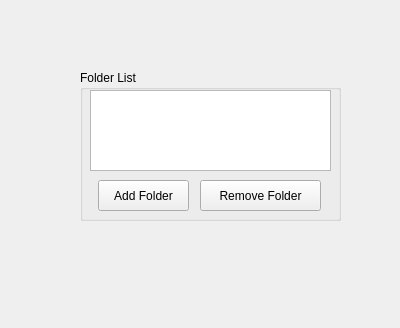
<?xml version="1.0" encoding="UTF-8"?>
<ui version="4.0">
 <class>Form</class>
 <widget class="QWidget" name="Form">
  <property name="geometry">
   <rect>
    <x>0</x>
    <y>0</y>
    <width>400</width>
    <height>328</height>
   </rect>
  </property>
  <property name="windowTitle">
   <string>Form</string>
  </property>
  <widget class="QGroupBox" name="GroupProjectFolders">
   <property name="geometry">
    <rect>
     <x>80</x>
     <y>70</y>
     <width>261</width>
     <height>151</height>
    </rect>
   </property>
   <property name="title">
    <string>Folder List</string>
   </property>
   <widget class="QListWidget" name="FolderList">
    <property name="geometry">
     <rect>
      <x>10</x>
      <y>20</y>
      <width>241</width>
      <height>81</height>
     </rect>
    </property>
   </widget>
   <widget class="QPushButton" name="ButtonAddFolder">
    <property name="geometry">
     <rect>
      <x>120</x>
      <y>110</y>
      <width>121</width>
      <height>31</height>
     </rect>
    </property>
    <property name="text">
     <string>Remove Folder</string>
    </property>
   </widget>
   <widget class="QPushButton" name="ButtonRemoveFolder">
    <property name="geometry">
     <rect>
      <x>18</x>
      <y>110</y>
      <width>91</width>
      <height>31</height>
     </rect>
    </property>
    <property name="text">
     <string>Add Folder</string>
    </property>
   </widget>
  </widget>
 </widget>
 <resources/>
 <connections/>
</ui>
